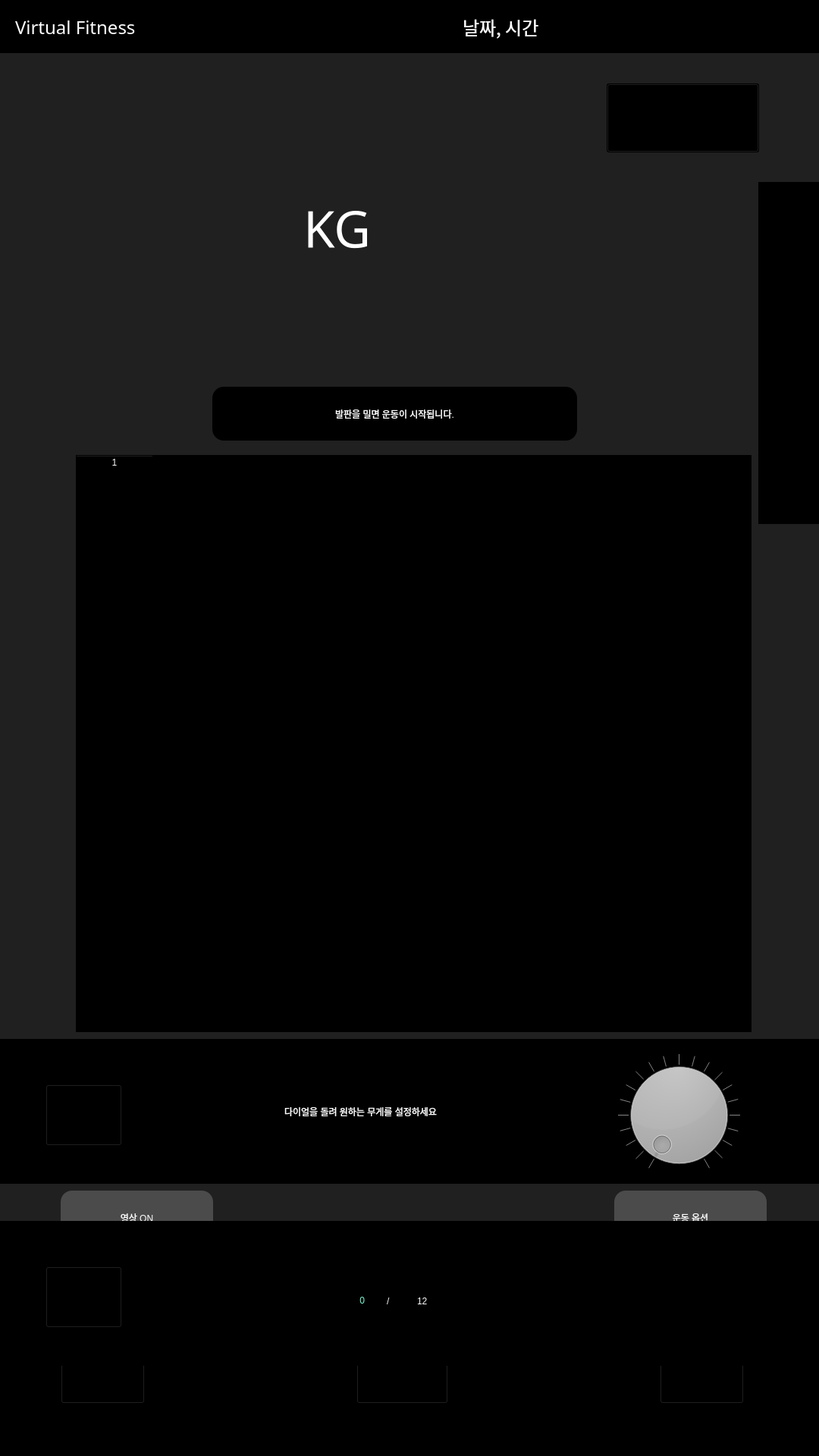
<?xml version="1.0" encoding="UTF-8"?>
<ui version="4.0">
 <class>Dialog</class>
 <widget class="QDialog" name="Dialog">
  <property name="geometry">
   <rect>
    <x>0</x>
    <y>0</y>
    <width>1080</width>
    <height>1920</height>
   </rect>
  </property>
  <property name="sizePolicy">
   <sizepolicy hsizetype="Maximum" vsizetype="Maximum">
    <horstretch>0</horstretch>
    <verstretch>0</verstretch>
   </sizepolicy>
  </property>
  <property name="maximumSize">
   <size>
    <width>6820</width>
    <height>12120</height>
   </size>
  </property>
  <property name="windowTitle">
   <string>Dialog</string>
  </property>
  <property name="styleSheet">
   <string notr="true">color: rgb(255, 255, 255);
background-color: rgb(0,0,0);</string>
  </property>
  <widget class="QPushButton" name="showover_btn">
   <property name="geometry">
    <rect>
     <x>80</x>
     <y>1570</y>
     <width>201</width>
     <height>71</height>
    </rect>
   </property>
   <property name="styleSheet">
    <string notr="true">background-color: rgb(75, 75, 75);
font: 20pt &quot;HY견고딕&quot;;
border-radius: 15px;</string>
   </property>
   <property name="text">
    <string>영상 ON</string>
   </property>
  </widget>
  <widget class="QPushButton" name="setplan_btn">
   <property name="geometry">
    <rect>
     <x>810</x>
     <y>1570</y>
     <width>201</width>
     <height>71</height>
    </rect>
   </property>
   <property name="styleSheet">
    <string notr="true">background-color: rgb(75, 75, 75);
font: 20pt &quot;HY견고딕&quot;;
border-radius: 15px;</string>
   </property>
   <property name="text">
    <string>운동 옵션</string>
   </property>
  </widget>
  <widget class="QLabel" name="kg_lb">
   <property name="geometry">
    <rect>
     <x>400</x>
     <y>240</y>
     <width>291</width>
     <height>121</height>
    </rect>
   </property>
   <property name="font">
    <font>
     <family>HY견고딕</family>
     <pointsize>50</pointsize>
     <weight>50</weight>
     <italic>false</italic>
     <bold>false</bold>
    </font>
   </property>
   <property name="styleSheet">
    <string notr="true">font: 50pt &quot;HY견고딕&quot;;

background-color: rgb(32, 32, 32);</string>
   </property>
   <property name="text">
    <string>KG</string>
   </property>
  </widget>
  <widget class="QPushButton" name="home_btn">
   <property name="geometry">
    <rect>
     <x>470</x>
     <y>1700</y>
     <width>121</width>
     <height>151</height>
    </rect>
   </property>
   <property name="styleSheet">
    <string notr="true">image: url(img/home_btn.png);
color: rgb(255, 255, 255)</string>
   </property>
   <property name="text">
    <string/>
   </property>
  </widget>
  <widget class="QPushButton" name="back_btn">
   <property name="geometry">
    <rect>
     <x>80</x>
     <y>1700</y>
     <width>111</width>
     <height>151</height>
    </rect>
   </property>
   <property name="styleSheet">
    <string notr="true">image: url(img/back_btn.png);
color: rgb(255, 255, 255)</string>
   </property>
   <property name="text">
    <string/>
   </property>
  </widget>
  <widget class="QPushButton" name="tip_btn">
   <property name="geometry">
    <rect>
     <x>870</x>
     <y>1700</y>
     <width>111</width>
     <height>151</height>
    </rect>
   </property>
   <property name="styleSheet">
    <string notr="true">image: url(img/info_btn.png);
color: rgb(255, 255, 255)</string>
   </property>
   <property name="text">
    <string/>
   </property>
  </widget>
  <widget class="QLabel" name="datetime_lb">
   <property name="geometry">
    <rect>
     <x>610</x>
     <y>10</y>
     <width>451</width>
     <height>51</height>
    </rect>
   </property>
   <property name="font">
    <font>
     <family>HY견고딕</family>
     <pointsize>18</pointsize>
    </font>
   </property>
   <property name="styleSheet">
    <string notr="true">color: rgb(255, 255, 255);</string>
   </property>
   <property name="text">
    <string>날짜, 시간</string>
   </property>
  </widget>
  <widget class="QLabel" name="label_5">
   <property name="geometry">
    <rect>
     <x>20</x>
     <y>20</y>
     <width>251</width>
     <height>31</height>
    </rect>
   </property>
   <property name="font">
    <font>
     <family>HY견고딕</family>
     <pointsize>18</pointsize>
    </font>
   </property>
   <property name="styleSheet">
    <string notr="true">color: rgb(255, 255, 255);</string>
   </property>
   <property name="text">
    <string>Virtual Fitness</string>
   </property>
  </widget>
  <widget class="QLabel" name="label_2">
   <property name="geometry">
    <rect>
     <x>280</x>
     <y>510</y>
     <width>481</width>
     <height>71</height>
    </rect>
   </property>
   <property name="styleSheet">
    <string notr="true">background-color: rgb(0,0,0);
font: 20pt &quot;HY견고딕&quot;;
border-radius: 15px;</string>
   </property>
   <property name="text">
    <string>발판을 밀면 운동이 시작됩니다.</string>
   </property>
   <property name="alignment">
    <set>Qt::AlignCenter</set>
   </property>
  </widget>
  <widget class="QLabel" name="lblTopCameraView">
   <property name="geometry">
    <rect>
     <x>1000</x>
     <y>240</y>
     <width>879</width>
     <height>451</height>
    </rect>
   </property>
   <property name="text">
    <string/>
   </property>
  </widget>
  <widget class="QWidget" name="verticalLayoutWidget">
   <property name="geometry">
    <rect>
     <x>100</x>
     <y>600</y>
     <width>891</width>
     <height>761</height>
    </rect>
   </property>
   <layout class="QVBoxLayout" name="viewVertLayout">
    <item>
     <widget class="QTableWidget" name="weightTable">
      <property name="showGrid">
       <bool>false</bool>
      </property>
      <property name="cornerButtonEnabled">
       <bool>false</bool>
      </property>
      <property name="columnCount">
       <number>1</number>
      </property>
      <attribute name="horizontalHeaderVisible">
       <bool>true</bool>
      </attribute>
      <attribute name="horizontalHeaderHighlightSections">
       <bool>false</bool>
      </attribute>
      <attribute name="verticalHeaderVisible">
       <bool>true</bool>
      </attribute>
      <attribute name="verticalHeaderHighlightSections">
       <bool>false</bool>
      </attribute>
      <column/>
     </widget>
    </item>
   </layout>
  </widget>
  <widget class="QLabel" name="label_4">
   <property name="geometry">
    <rect>
     <x>0</x>
     <y>70</y>
     <width>1091</width>
     <height>1611</height>
    </rect>
   </property>
   <property name="styleSheet">
    <string notr="true">background-color: rgb(32, 32, 32);</string>
   </property>
   <property name="text">
    <string/>
   </property>
  </widget>
  <widget class="QPushButton" name="planer_6_btn">
   <property name="geometry">
    <rect>
     <x>800</x>
     <y>110</y>
     <width>201</width>
     <height>91</height>
    </rect>
   </property>
   <property name="styleSheet">
    <string notr="true">border-image: url(img/plan_6,7.png);</string>
   </property>
   <property name="text">
    <string/>
   </property>
  </widget>
  <widget class="QWidget" name="countBox_container" native="true">
   <property name="geometry">
    <rect>
     <x>0</x>
     <y>1610</y>
     <width>1081</width>
     <height>191</height>
    </rect>
   </property>
   <widget class="QPushButton" name="mute_btn_3">
    <property name="geometry">
     <rect>
      <x>60</x>
      <y>60</y>
      <width>101</width>
      <height>81</height>
     </rect>
    </property>
    <property name="styleSheet">
     <string notr="true">image: url(img/muteon_5.png);
background-color: rgb(0,0,0);</string>
    </property>
    <property name="text">
     <string/>
    </property>
   </widget>
   <widget class="QLabel" name="rep_count_lb">
    <property name="geometry">
     <rect>
      <x>380</x>
      <y>70</y>
      <width>101</width>
      <height>71</height>
     </rect>
    </property>
    <property name="styleSheet">
     <string notr="true">font: 40pt &quot;HY견고딕&quot;;
color: rgb(124, 251, 217);</string>
    </property>
    <property name="text">
     <string>&lt;html&gt;&lt;head/&gt;&lt;body&gt;&lt;p align=&quot;right&quot;&gt;0&lt;/p&gt;&lt;/body&gt;&lt;/html&gt;</string>
    </property>
   </widget>
   <widget class="QLabel" name="label_7">
    <property name="geometry">
     <rect>
      <x>510</x>
      <y>70</y>
      <width>101</width>
      <height>71</height>
     </rect>
    </property>
    <property name="styleSheet">
     <string notr="true">font: 36pt &quot;HY견고딕&quot;;</string>
    </property>
    <property name="text">
     <string>/</string>
    </property>
   </widget>
   <widget class="QLabel" name="rep_set_lb">
    <property name="geometry">
     <rect>
      <x>550</x>
      <y>70</y>
      <width>101</width>
      <height>71</height>
     </rect>
    </property>
    <property name="styleSheet">
     <string notr="true">font: 36pt &quot;HY견고딕&quot;;</string>
    </property>
    <property name="text">
     <string>12</string>
    </property>
   </widget>
   <widget class="QLabel" name="label">
    <property name="geometry">
     <rect>
      <x>640</x>
      <y>60</y>
      <width>371</width>
      <height>91</height>
     </rect>
    </property>
    <property name="styleSheet">
     <string notr="true">
image: url(img/set_excellent_6,7.png);
background-color: rgb(0,0,0);</string>
    </property>
    <property name="text">
     <string/>
    </property>
   </widget>
  </widget>
  <widget class="QWidget" name="countBox_container_2" native="true">
   <property name="geometry">
    <rect>
     <x>0</x>
     <y>1370</y>
     <width>1081</width>
     <height>191</height>
    </rect>
   </property>
   <widget class="QPushButton" name="mute_btn_4">
    <property name="geometry">
     <rect>
      <x>60</x>
      <y>60</y>
      <width>101</width>
      <height>81</height>
     </rect>
    </property>
    <property name="styleSheet">
     <string notr="true">image: url(img/muteon_5.png);
background-color: rgb(0,0,0);</string>
    </property>
    <property name="text">
     <string/>
    </property>
   </widget>
   <widget class="QLabel" name="label_3">
    <property name="geometry">
     <rect>
      <x>220</x>
      <y>60</y>
      <width>511</width>
      <height>71</height>
     </rect>
    </property>
    <property name="styleSheet">
     <string notr="true">background-color: rgb(0,0,0);
font: 20pt &quot;HY견고딕&quot;;
border-radius: 15px;</string>
    </property>
    <property name="text">
     <string>다이얼을 돌려 원하는 무게를 설정하세요</string>
    </property>
    <property name="alignment">
     <set>Qt::AlignCenter</set>
    </property>
   </widget>
   <widget class="QDial" name="weight_dial">
    <property name="geometry">
     <rect>
      <x>800</x>
      <y>20</y>
      <width>191</width>
      <height>161</height>
     </rect>
    </property>
    <property name="maximum">
     <number>1000</number>
    </property>
    <property name="singleStep">
     <number>10</number>
    </property>
    <property name="orientation">
     <enum>Qt::Horizontal</enum>
    </property>
    <property name="wrapping">
     <bool>false</bool>
    </property>
    <property name="notchTarget">
     <double>10.000000000000000</double>
    </property>
    <property name="notchesVisible">
     <bool>true</bool>
    </property>
   </widget>
  </widget>
  <zorder>label_4</zorder>
  <zorder>showover_btn</zorder>
  <zorder>setplan_btn</zorder>
  <zorder>kg_lb</zorder>
  <zorder>home_btn</zorder>
  <zorder>back_btn</zorder>
  <zorder>tip_btn</zorder>
  <zorder>datetime_lb</zorder>
  <zorder>label_5</zorder>
  <zorder>label_2</zorder>
  <zorder>verticalLayoutWidget</zorder>
  <zorder>lblTopCameraView</zorder>
  <zorder>planer_6_btn</zorder>
  <zorder>countBox_container</zorder>
  <zorder>countBox_container_2</zorder>
 </widget>
 <resources/>
 <connections/>
</ui>
